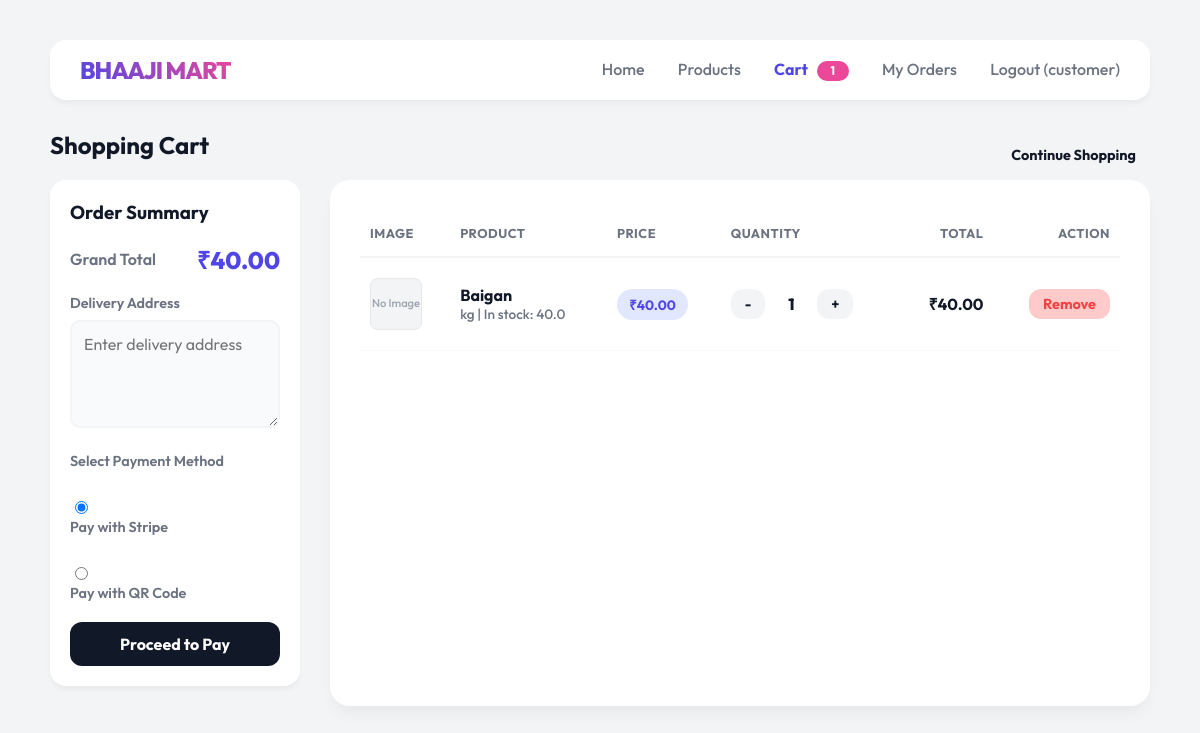
Before: /cart (signed in) with the older database file.
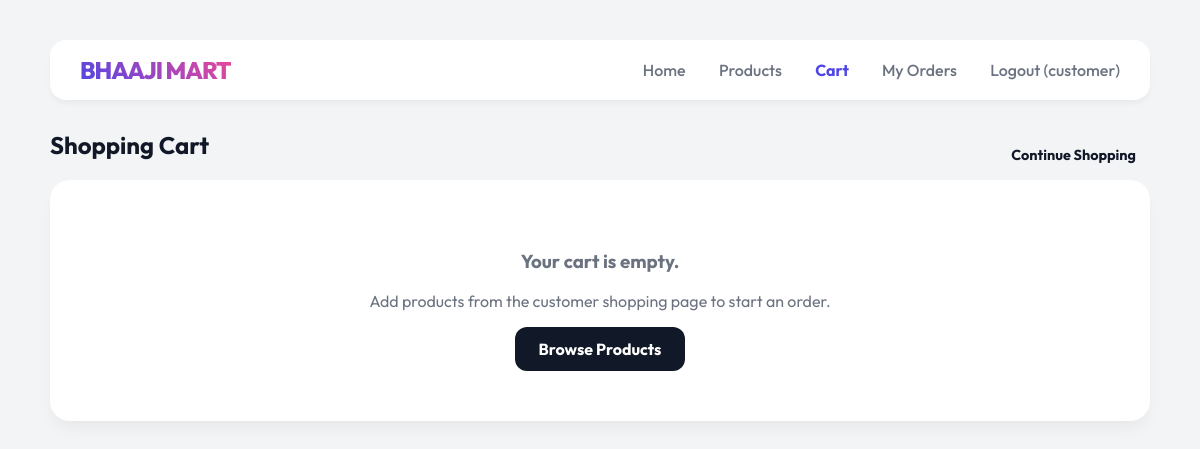
After: the same page with the newer database file.
### tables this page shows
CREATE TABLE cart (
            id INTEGER PRIMARY KEY AUTOINCREMENT,
            user_id INTEGER NOT NULL,
            product_id INTEGER NOT NULL,
            quantity INTEGER DEFAULT 1,
            FOREIGN KEY(user_id) REFERENCES users(id),
            FOREIGN KEY(product_id) REFERENCES products(product_id)
        );

CREATE TABLE products (
        product_id INTEGER PRIMARY KEY AUTOINCREMENT,
        name TEXT NOT NULL,
        price REAL NOT NULL,
        unit TEXT NOT NULL,
        stock REAL NOT NULL DEFAULT 0 CHECK(stock >= 0),
        discount REAL NOT NULL DEFAULT 0 CHECK(discount >= 0 AND discount <= 100)
    , image_url TEXT);

### backend/app.py (the view)
@app.route('/cart')
@customer_required
def cart():
    items = get_cart_items(current_user.id)
    grand_total = sum(item["total"] for item in items)
    return render_template("cart.html", items=items, grand_total=grand_total)

### backend/app.py (called while the page is built)
@login_manager.user_loader
def load_user(user_id):
    conn = get_connection()
    user_data = conn.execute("SELECT * FROM users WHERE id = ?", (user_id,)).fetchone()
    conn.close()
    if user_data:
        return User(user_data['id'], user_data['username'], user_data['password_hash'], user_data['role'])
    return None

def customer_required(f):
    @wraps(f)
    @login_required
    def decorated_function(*args, **kwargs):
        if current_user.role != 'customer':
            return "403 Forbidden: Customers only", 403
        return f(*args, **kwargs)
    return decorated_function

@app.context_processor
def inject_cart_count():
    if current_user.is_authenticated and current_user.role == 'customer':
        return {"cart_count": get_cart_count(current_user.id)}
    return {"cart_count": 0}

### backend/db.py (called while the page is built)
def get_connection():
    conn = sqlite3.connect(DB_NAME)
    conn.row_factory = sqlite3.Row
    return conn

def get_cart_count(user_id):
    conn = get_connection()
    row = conn.execute(
        "SELECT COALESCE(SUM(quantity), 0) AS count FROM cart WHERE user_id = ?",
        (user_id,)
    ).fetchone()
    conn.close()
    return row["count"] if row else 0

### templates/cart.html (shortened to what the changed rows need)
{% extends "base.html" %}
{% block content %}
<div class="page-header flex-between">
    <h2 class="page-title">Shopping Cart</h2>
</div>
{% if items %}
<div class="dashboard-grid">
    <div class="sidebar">
        <div class="card" style="position: sticky; top: 20px;">
            <h3 style="margin-top: 0;">Order Summary</h3>
            <div class="flex-between" style="margin-bottom: 18px;">
                <span style="font-weight: 600; color: var(--text-sub);">Grand Total</span>
                <span style="font-size: 1.5em; font-weight: 800; color: var(--primary);">
                    &#8377;{{ "%.2f"|format(grand_total) }}
                </span>
            </div>
            <form action="{{ url_for('checkout') }}" method="POST">
                <div class="form-group">
                    <label>Delivery Address</label>
                    <textarea name="customer_address" rows="4" required placeholder="Enter delivery address"></textarea>
                </div>
                <div class="form-group">
                    <label>Select Payment Method</label><br>
                    <input type="radio" id="pm_stripe" name="payment_method" value="stripe" checked>
                    <label for="pm_stripe">Pay with Stripe</label><br>
                    <input type="radio" id="pm_qr" name="payment_method" value="qr">
                    <label for="pm_qr">Pay with QR Code</label>
                </div>
                <button type="submit" class="btn btn-block">Proceed to Pay</button>
            </form>
        </div>
    </div>
    <div class="main-content">
        <table>
            <thead>
                <tr>
                    <th>Image</th>
                    <th>Product</th>
                    <th>Price</th>
                    <th>Quantity</th>
                    <th class="text-right">Total</th>
                    <th class="text-right">Action</th>
                </tr>
            </thead>
            <tbody>
                {% for item in items %}
                <tr>
                    <td>
                        <div class="cart-thumbnail-wrapper" style="width: 50px; height: 50px; border-radius: 8px; overflow: hidden; background: #f3f4f6; display: flex; align-items: center; justify-content: center; border: 1px solid #e5e7eb;">
                            {% if item.image_url %}
                            <img src="{{ url_for('static', filename=item.image_url) }}" alt="{{ item.name }}" style="width: 100%; height: 100%; object-fit: cover;" loading="lazy">
                            {% else %}
                            <span style="font-size: 0.7em; color: #9ca3af; text-align: center; font-weight: 500; line-height: 1.2;">No Image</span>
                            {% endif %}
                        </div>
                    </td>
                    <td>
                        <strong>{{ item.name }}</strong>
                        <div style="color: var(--text-sub); font-size: 0.85em;">
                            {{ item.unit }} | In stock: {{ item.stock }}
                        </div>
                    </td>
                    <td>
                        <span class="tag">&#8377;{{ "%.2f"|format(item.final_price) }}</span>
                    </td>
                    <td>
                        <div class="quantity-control">
                            <a href="{{ url_for('decrease_quantity', cart_id=item.id) }}" class="btn btn-small btn-muted">-</a>
                            <span class="quantity-value">{{ item.quantity }}</span>
                            <a href="{{ url_for('increase_quantity', cart_id=item.id) }}" class="btn btn-small btn-muted">+</a>
                        </div>
                    </td>
                    <td class="text-right">
                        <strong>&#8377;{{ "%.2f"|format(item.total) }}</strong>
                    </td>
                    <td class="text-right">
                        <a href="{{ url_for('remove_cart_item', cart_id=item.id) }}" class="btn btn-small btn-danger">
                            Remove
                        </a>
                    </td>
                </tr>
                {% endfor %}
            </tbody>
        </table>
    </div>
</div>
{% else %}
<div class="main-content empty-state">
    <h3>Your cart is empty.</h3>
    <p>Add products from the customer shopping page to start an order.</p>
    <a href="/new_order" class="btn">Browse Products</a>
</div>
{% endif %}
{% endblock %}

### templates/base.html (shortened to what this page needs)
<!DOCTYPE html>
<html lang="en">
<head>
    <link rel="stylesheet" href="{{ url_for('static', filename='style.css') }}">
</head>
<body>
    <div class="container">
        <div class="top-bar">
            <a href="/" class="logo">Bhaaji Mart</a>
            <div class="nav">
                {% if current_user.is_authenticated %}
                {% if current_user.role == 'customer' %}
                <a href="/" class="{% if request.path == '/' %}active{% endif %}">Home</a>
                <a href="/new_order" class="{% if request.path == '/new_order' %}active{% endif %}">Products</a>
                <a href="/cart" class="{% if request.path == '/cart' %}active{% endif %}">
                    Cart
                    {% if cart_count > 0 %}
                    <span class="cart-badge">{{ cart_count }}</span>
                    {% endif %}
                </a>
                <a href="/my_orders"
                    class="{% if request.path == '/my_orders' or request.path.startswith('/order/') %}active{% endif %}">My Orders</a>
                {% endif %}
                <a href="/logout">Logout ({{ current_user.username }})</a>
                {% else %}
                <a href="/login" class="{% if request.path == '/login' %}active{% endif %}">Login</a>
                {% endif %}
            </div>
        </div>
        {% block content %}{% endblock %}
    </div>
</body>
</html>

Changed rows visible on the page:
removed cart: name "Baigan", unit "kg", stock "40.0", final_price "40.00", quantity "1", total "40.00"
Other visible differences:
{{ cart_count }}: "1" → (not shown)
{{ "%.2f"|format(grand_total) }}: "40.00" → (not shown)
form field payment_method: "☑ Pay with Stripe" → (not shown)
form field payment_method: "☐ Pay with QR Code" → (not shown)
text no longer shown: "Order Summary Grand Total ₹ Delivery Address Select Payment Method Pay with Stripe Pay with QR Code Proceed to Pay IMAGE PRODUCT PRICE QUANTITY TOTAL ACTION"
text now shown: "Your cart is empty. Add products from the customer shopping page to start an order. Browse Products"
